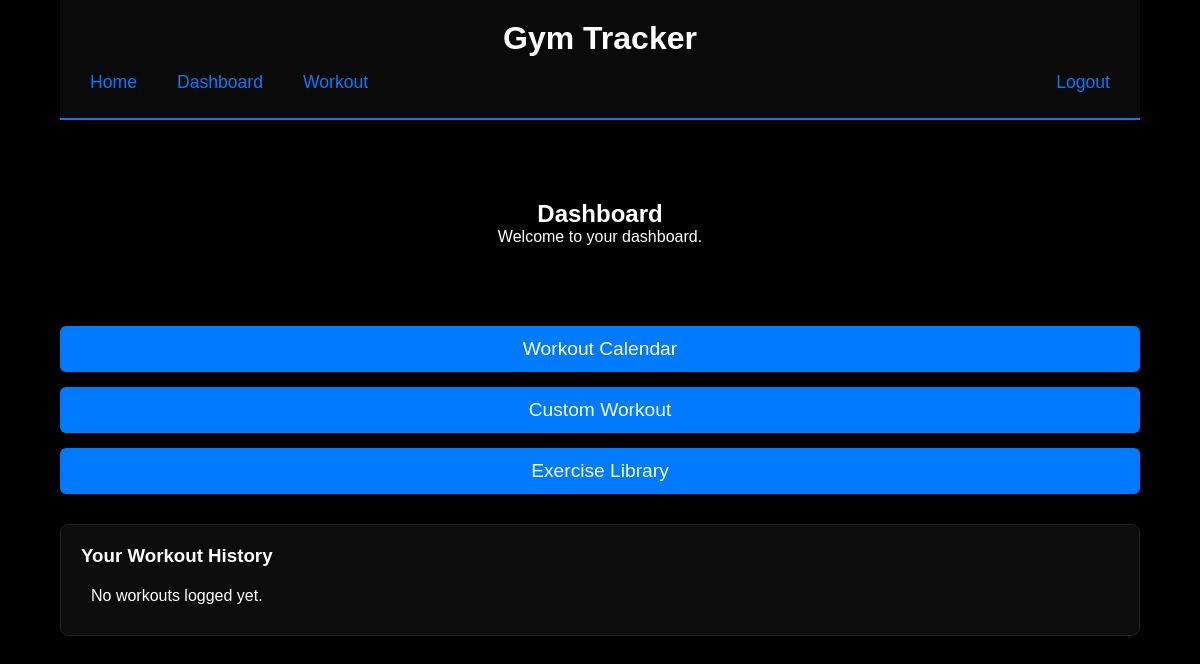
The app's page /dashboard (signed in), older data.
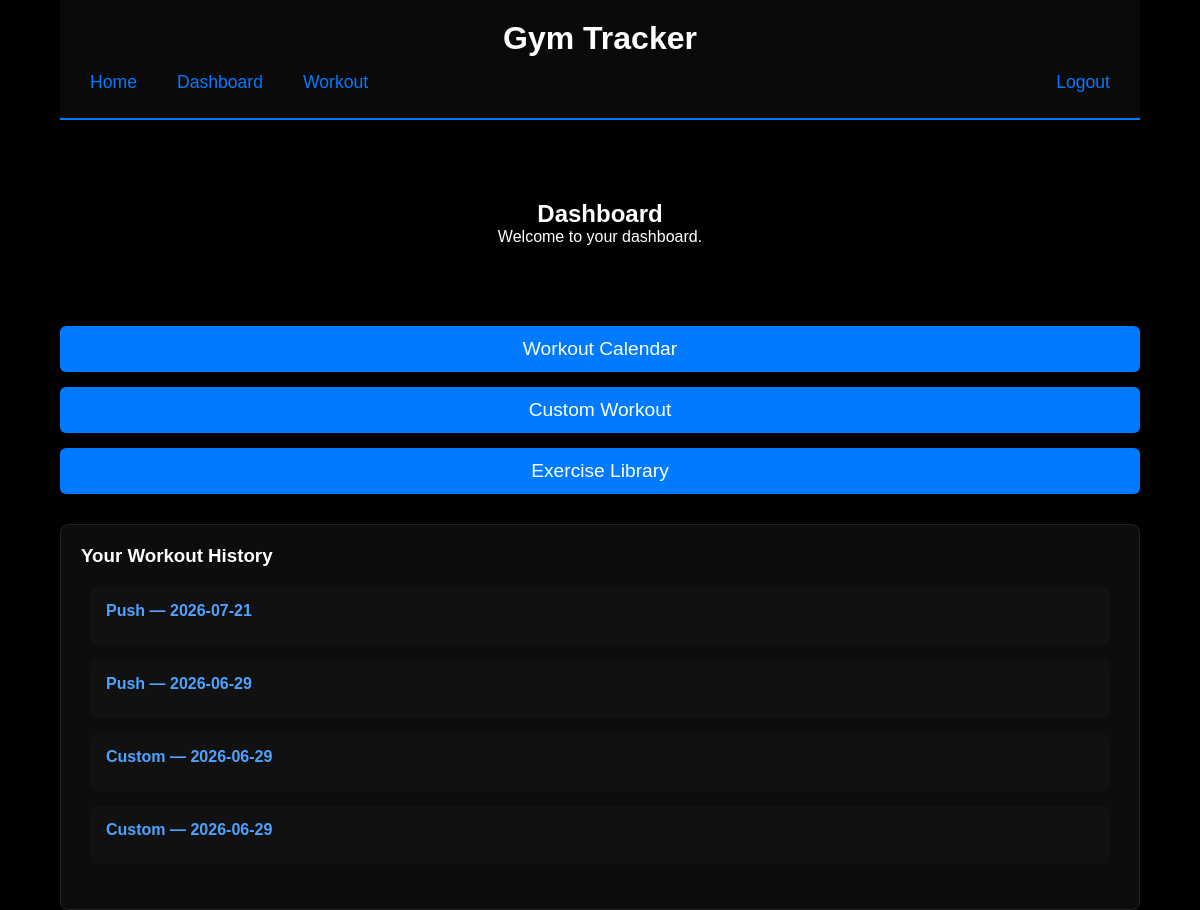
The same page, newer data.
### tables this page shows
CREATE TABLE workout_logs (
    id INTEGER PRIMARY KEY AUTOINCREMENT,
    user_id INTEGER NOT NULL,
    template_name TEXT NOT NULL,
    date TEXT NOT NULL
);

### AllMyShi/routes/main.py (the view)
@main_bp.route("/dashboard")
def dashboard():
    if not session.get("user_id"):
        return redirect(url_for("auth.login"))
    user_id = session["user_id"]
    conn = sqlite3.connect("database/users.db")
    cursor = conn.cursor()
    cursor.execute("""
        SELECT id, template_name, date
        FROM workout_logs
        WHERE user_id = ?
        ORDER BY date DESC
    """, (user_id,))
    workouts = cursor.fetchall()
    history_data = []
    for workout_id, template_name, date in workouts:
        cursor.execute("""
            SELECT exercise_name, set_number, reps, weight
            FROM workout_sets
            WHERE workout_id = ?
            ORDER BY exercise_name, set_number
        """, (workout_id,))
        sets = cursor.fetchall()
        history_data.append({
            "id": workout_id,
            "template": template_name,
            "date": date,
            "sets": sets
        })
    conn.close()
    return render_template("dashboard.html", history=history_data)

### AllMyShi/templates/dashboard.html (shortened to what this page needs)
{% extends "base.html" %}
{% block content %}
<div class="form-container">
    <h2>Dashboard</h2>
    <p>Welcome to your dashboard.</p>
</div>
<div class="template-buttons">
    <a class="template-btn" href="{{ url_for('main.calendar_page') }}">Workout Calendar</a>
    <a class="template-btn" href="{{ url_for('main.custom_workout') }}">Custom Workout</a>
    <a class="template-btn" href="{{ url_for('main.exercise_library') }}">Exercise Library</a>
</div>
<div class="history-container">
    <h3>Your Workout History</h3>
    <div class="history-list">
        {% if history %}
            {% for workout in history %}
            <div class="history-item">
                <h4>{{ workout.template }} — {{ workout.date }}</h4>
            </div>
            {% endfor %}
        {% else %}
            <p>No workouts logged yet.</p>
        {% endif %}
    </div>
</div>
{% endblock %}

### AllMyShi/templates/base.html (shortened to what this page needs)
<!DOCTYPE html>
<html lang="en">
<head>
    <link rel="stylesheet" href="{{ url_for('static', filename='css/style.css') }}">
</head>
<body>
<header>
    <h1>Gym Tracker</h1>
    <nav class="navbar">
        <a href="{{ url_for('main.index') }}">Home</a>
        {% if session.get('user_id') %}
            <a href="{{ url_for('main.dashboard') }}">Dashboard</a>
            <a href="{{ url_for('main.workout') }}">Workout</a>
            <div class="nav-right">
                <a href="{{ url_for('auth.logout') }}">Logout</a>
            </div>
        {% else %}
            <a href="{{ url_for('auth.login') }}">Login</a>
            <a href="{{ url_for('auth.register') }}">Register</a>
        {% endif %}
    </nav>
</header>
<main>
    {% block content %}{% endblock %}
</main>
</body>
</html>

### AllMyShi/static/css/style.css (style rules this page uses)
* { margin: 0; padding: 0; box-sizing: border-box; font-family: Arial, sans-serif; }
body { background: #000; color: #fff; margin-left: 60px; margin-right: 60px; }
header { padding: 20px; text-align: center; background-color: #0a0a0a; border-bottom: 2px solid #007bff; }
.navbar { margin-top: 10px; display: flex; gap: 20px; align-items: center; }
.navbar a { color: #007bff; text-decoration: none; font-size: 1.1rem; padding: 5px 10px; }
.nav-right { margin-left: auto; }
.form-container { width: 300px; margin: 10vh auto; text-align: center; }
.template-buttons { display: flex; flex-direction: column; gap: 15px; margin-top: 20px; }
.template-btn { display: block; background: #007bff; color: white; padding: 12px; border-radius: 6px; text-decoration: none; font-size: 1.2rem; text-align: center; }
.history-container { margin-top: 30px; background: #0d0d0d; padding: 20px; border-radius: 8px; border: 1px solid #222; }
.history-container h3 { margin-bottom: 10px; color: white; }
.history-list { max-height: 400px; overflow-y: auto; padding: 10px; }
.history-item { background: #111; padding: 15px; margin-bottom: 15px; border-radius: 6px; color: white; }
.history-item h4 { margin-bottom: 10px; color: #4da3ff; }

Row changes from the older to the newer data that the page shows:
added workout_logs: template "Push", date "2026-07-21"
added workout_logs: template "Push", date "2026-06-29"
added workout_logs: template "Custom", date "2026-06-29"
added workout_logs: template "Custom", date "2026-06-29"
Text that changed along with them:
text no longer shown: "No workouts logged yet."
